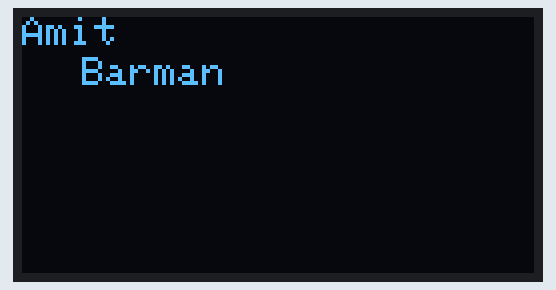
Simulated run of this sketch. Board: Arduino Uno, built with avr-gcc and run on an emulated ATmega328P. On the bench: 128×64 one-colour display. The display library's start-up logo is not drawn.

Above: at 1.1 s.
At 2.2 s:
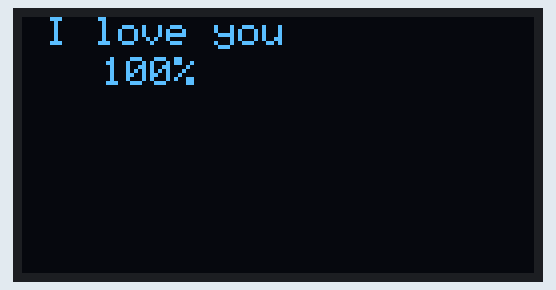
At 3.2 s:
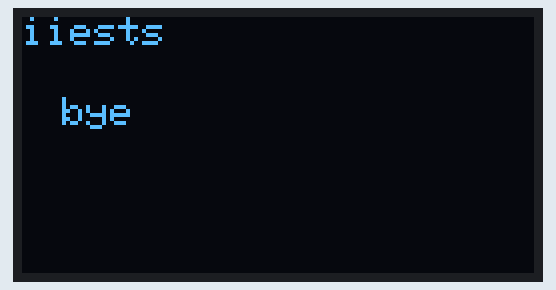

Measured:
- by itself, everything shown: repeats every 3.1 s, in 3 steps
- what the display in image 0 shows lasts 1.0 s, from 1.1 s to 2.1 s

The sketch:

HelloWorld_oled.ino
```cpp
#include <Adafruit_SSD1306.h>
#include <splash.h>

#include<Adafruit_SSD1306.h>
#define RESET LED_BUILTIN
Adafruit_SSD1306 oled(RESET);
void setup()
{
  oled.begin(SSD1306_SWITCHCAPVCC, 0x3C);
  oled.setTextSize(0.6);
  oled.setTextColor(WHITE);
  oled.display();
  delay(1000);
  oled.clearDisplay();
}
void loop()
{
  oled.clearDisplay();
  oled.setCursor(0, 0);
  oled.print("Amit");
  oled.setCursor(15, 10);
  oled.print("Barman");
  oled.display();
  delay(1000);
  oled.clearDisplay();
  oled.setCursor(6, 0);
  oled.print("I love you");
  oled.setCursor(20, 10);
  oled.print("100%");
  oled.display();
  delay(1000);
  oled.clearDisplay();
  oled.setCursor(0, 0);
  oled.print("iiests");
  oled.setCursor(10, 20);
  oled.print("bye");
  oled.display();
  delay(1000);
}
```
